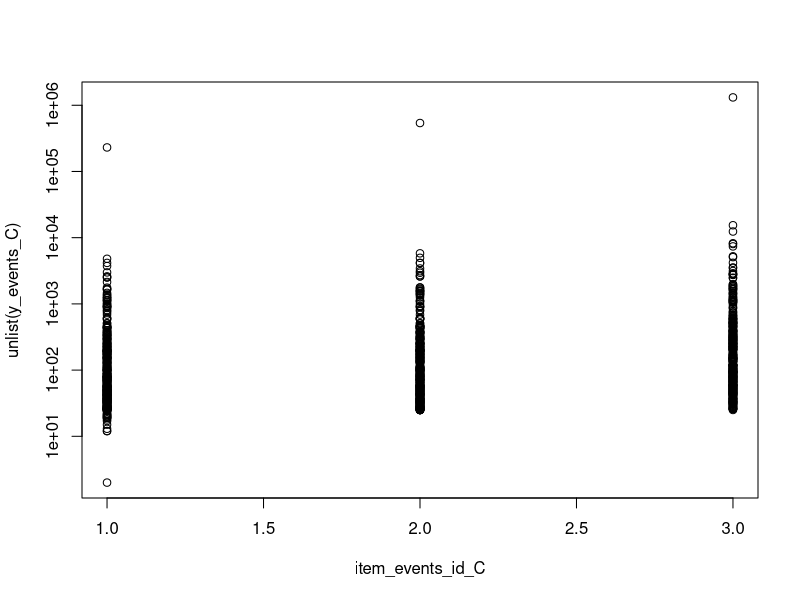

Write R code to recreate this figure. (Note: this script raises an error after producing the figure.)
###########################################
## Prepare the data for STAN model fit
## loads and merges all constituent datasets
## currently updated through 2021 data releases where available
###########################################

# use
#### Update new data

id.func <- function(id, n){
  tmp <- rep(1, n)
  if(id!=1){
    for(ii in 2:id){
      tmp <- append(tmp, rep(ii, n))
    }
  }
  tmp
}

# set time start variable
systime1 <- Sys.time()
print(Sys.time() - systime1)

# load libraries
#library(rjags); library(coda); library(foreign)
#.libPaths( c( .libPaths(), "/usr/lib64/R/library") )




#STARTYEAR <- 1945
STARTYEAR <- 1946
#STARTYEAR <- 1949
#STARTYEAR <- 1956

#----------------------------------------------------------------------------------------------------#
# load and preprocess CIRI Physint data  1981-2010
#ciri <- read.csv("LHRS-V4/data_raw/CIRI_physint_data20120401.csv", na.strings=c(-999, -66, -77))
# load and preprocess CIRI Physint data  1981-2011
ciri <- read.csv("LHRS-V4/data_raw/CIRI_physint2011.csv", na.strings=c(-999, -66, -77))
summary(ciri$YEAR)

#----------------------------------------------------------------------------------------------------#
# the CIRI data contains full country-year panels for several countries that the Correlates of War
# dataset code as single instances; therefore, the following code removes some redundant observations
# based on the duplicated numeric code from the correlates of war dataset
#----------------------------------------------------------------------------------------------------#
ciri$COW[ciri$CIRI==560] <- 345

# remove the following CIRI country-YEARs to conform with the correlates of war ccode for the inclusion of other datasets:
ciri <- subset(ciri, ciri$CIRI !=530 | ciri$YEAR>=1992) # removes Russia country-YEARs where the CIRI code=530 and where the YEAR<=1991; i.e., all other country-YEARs
ciri <- subset(ciri, ciri$CIRI !=590 | ciri$YEAR<=1991) # removes Soviet Union country-YEARs where the CIRI code=590 and where the YEAR>=1992; i.e., keeps all other country-YEARs
ciri <- subset(ciri, ciri$CIRI !=560 | ciri$YEAR>=2006) # removes Serbia country-YEARs where the CIRI code=689 and where the YEAR>=1992; i.e., keeps all other country-YEARs
ciri <- subset(ciri, ciri$CIRI !=458 | ciri$YEAR>=2006) # removes Montenagro country-YEARs where the CIRI code=689 and where the YEAR>=1992; i.e., keeps all other country-YEARs
ciri <- subset(ciri, ciri$CIRI !=689 | ciri$YEAR<=1991) # removes Yugoslavia country-YEARs where the CIRI code=689 and where the YEAR>=1992; i.e., keeps all other country-YEARs
ciri <- subset(ciri, ciri$CIRI !=563 | ciri$YEAR>=1992 & ciri$YEAR<=1999 | ciri$YEAR>=2003 & ciri$YEAR<=2005) # Serbia and Montenagro country-YEARs where the CIRI code=563 and YEAR <=1991 and YEAR >=20$
ciri <- subset(ciri, ciri$CIRI !=692 | ciri$YEAR>=2000 & ciri$YEAR<=2002) # Yugoslavia, Federal Republic country-YEARs where the CIRI code=692 and where YEAR<=1999 and YEAR>=2003

# add the following correlates of war ccodes for the inclusion of other datasets:
n <- nrow(ciri)
t <- 1
p <- 1

while(t <= n){
  if(ciri$CIRI[t]==458 && ciri$YEAR[t]>=2006)
  {ciri$COW[t] <- 341
  t <- t + 1}
  else if(ciri$CIRI[t]==560 && ciri$YEAR[t]>=2006)
  {ciri$COW[t] <-345
  t <- t + 1}
  else if(ciri$CIRI[t]==563 && ciri$YEAR[t]==2005)
  {ciri$COW[t] <-345
  t <- t + 1}
  else
    t <- t + 1
}

rm(t)
rm(p)

ciri <- subset(ciri, select=c(YEAR, CIRI, COW, DISAP, KILL, TORT, POLPRIS))
ciri <- subset(ciri, !is.na(DISAP) | !is.na(KILL) | !is.na(TORT) | !is.na(POLPRIS))


#----------------------------------------------------------------------------------------------------#
# load and preprocess PTS data
#pts <- read.csv("LHRS-V4/data_raw/PTS2010.csv")
#pts <- read.csv("LHRS-V4/data_raw/PTS2011.csv")
#pts <- subset(pts, select=c(Country, COW., Year, Amnesty, State.Dept.))
#pts <- read.csv("LHRS-V4/data_raw/PTS2013.csv")
#pts <- read.csv("LHRS-V4/data_raw/PTS2014.csv") # values thourhg 2013 (2014 report/publication year)
#pts <- subset(pts, select=c(Country, COWnum, Year, Amnesty, StateDept, HRW))
#pts <- read.csv("LHRS-V4/data_raw/PTS2015.csv") # values through 2014 (2015 report/publication year)

# Country Country_OLD Year COW_Code_A COW_Code_N WordBank_Code_A UN_Code_N Region PTS_A PTS_H PTS_S
#pts <- read.csv("LHRS-V4/data_raw/PTS2016.csv") # values through 2016 (2017 report/publication year)
#pts <- read.csv("LHRS-V4/data_raw/PTS2017.csv") # values through 2017 (2018 report/publication year)
#pts <- read.csv("LHRS-V4/data_raw/PTS2018.csv")  # values through 2018 (2019 report/publication year)
#pts <- read.csv("LHRS-V4/data_raw/PTS-2020.csv") # values through 2019 (2020 report/publication year)
#pts <- read.csv("LHRS-V4/data_raw/PTS-2021.csv") # values through 2020 (2021 report/publication year)
pts <- read.csv("LHRS-V4/data_raw/PTS-2022.csv") # values through 2021 (2022 report/publication year)
pts <- subset(pts, select=c(Country, COW_Code_N, Year, PTS_A, PTS_S, PTS_H))
head(pts)
names(pts) <- c("Country", "COW", "YEAR", "Amnesty", "State", "HRW")


pts$COW[pts$Country == "USSR"] <- 999
pts <- subset(pts, pts$COW !=365 | pts$YEAR>=1992)
pts <- subset(pts, pts$COW !=999 | pts$YEAR<=1991)
pts$COW[pts$Country == "USSR"] <- 365
pts$COW[pts$Country == "Serbia"] <- 999
pts <- subset(pts, pts$COW != 345 | pts$YEAR<=2006)
pts <- subset(pts, pts$COW != 999 | pts$YEAR>=2007)
pts$COW[pts$Country == "Serbia"] <- 345
dim(pts)
pts$COW[pts$Country == "Yugoslavia, Socialist Federal Republic of" & pts$YEAR==1991] <- 999
pts$COW[pts$Country == "Yugoslavia, Socialist Federal Republic of" & pts$YEAR==1992] <- 999
pts <- subset(pts, pts$COW != 999 )
dim(pts)


pts <- subset(pts, !is.na(Amnesty) | !is.na(State) | !is.na(HRW), select=c(-Country))
dim(pts)


# load Hathaway Torture data
# Note that 366, 367, 368, 370, 371, 373 have expanded coverage in the Hathaway dataset
hathaway <- read.csv("LHRS-V4/data_raw/Hathaway2002longData.csv")
hathaway <- subset(hathaway, select=c(ccode, year, torture))
names(hathaway) <-  c("COW", "YEAR", "hathaway")
nrow(hathaway)
hathaway <- na.omit(hathaway) # remove some NAs because of state existence issue with wide format conversion
nrow(hathaway)


# load Conrad and Moore Ill Treatment and Torture data
ITT <- read.csv("LHRS-V4/data_raw/ITT_CY.csv", na.strings=c("-999", "-888", "-777"))

ITT$cowccode[ITT$cowccode==340] <- 345
ITT$cowccode[ITT$cowccode==678] <- 679
ITT$cowccode[ITT$cowccode==665] <- 666

ITT$scale <- NA
ITT$scale[as.character(ITT$LoT) == "No Allegations"] <- 1
ITT$scale[as.character(ITT$LoT) == "Infrequent"] <- 2
ITT$scale[as.character(ITT$LoT) == "Several"] <- 3
ITT$scale[as.character(ITT$LoT) == "Routinely"] <- 4
ITT$scale[as.character(ITT$LoT) == "Widespread"] <- 5
ITT$scale[as.character(ITT$LoT) == "Systematic"] <- 6

ITT$restricted <- NA
ITT$restricted[as.character(ITT$RstrctAccess) == "No"] <- 0
ITT$restricted[as.character(ITT$RstrctAccess) == "Yes"] <- 1

ITT <- subset(ITT, select=c(year, cowccode, scale, restricted))
names(ITT) <- c("YEAR", "COW", "ITT", "ITTrestricted")


# load genocide/politicide data
# genocide <- read.csv("LHRS-V4/data_raw/Genocide_Politicide_panel2009.csv")
#genocide <- read.csv("LHRS-V4/data_raw/Genocide_Politicide_panel2010.csv")
#genocide <- subset(genocide, select=c(ccode, year, Mgenocide))
#names(genocide) <- c("COW", "YEAR", "Mgenocide")
#genocide <- read.csv("LHRS-V4/data_raw/Genocide_Politicide_panel2013.csv")
#genocide <- read.csv("LHRS-V4/data_raw/Genocide_Politicide_panel2014.csv")
#genocide <- read.csv("LHRS-V4/data_raw/Genocide_Politicide_panel2015.csv")
#genocide <- read.csv("LHRS-V4/data_raw/Genocide_Politicide_panel2017.csv")
genocide <- read.csv("LHRS-V4/data_raw/Genocide_Politicide_panel2018.csv")
genocide <- subset(genocide, select=c(ccode, year, genocide))
names(genocide) <- c("COW", "YEAR", "genocide")

# load Rummel's democide data
rummel <- read.csv("LHRS-V4/data_raw/Rummel_Politicide_panel1987.csv")
rummel <- subset(rummel, year>=STARTYEAR)
names(rummel) <- c("COW", "YEAR", "rummel")

# government killing
#killing <- read.csv("LHRS-V4/data_raw/OneSidedKilling1989_2010.csv")
#killing <- read.csv("LHRS-V4/data_raw/OneSidedKilling1989_2011.csv")
#killing <- subset(killing, select=c(ccode, YEAR))
#killing <- read.csv("LHRS-V4/data_raw/OneSidedKilling1989_2013.csv")
#killing <- read.csv("LHRS-V4/data_raw/OneSidedKilling1989_2014.csv")
#killing <- subset(killing, select=c(ccode, Year))
#names(killing) <- c("COW", "YEAR")
#killing <- read.csv("LHRS-V4/data_raw/ucdp-onesided-14-2016.csv")
## selects columns and drops non-state actors
#killing <- subset(killing, IsGovernmentActor==1, select=c(ActorId, Year, BestFatalityEstimate, LowFatalityEstimate, HighFatalityEstimate))
#killing <- read.csv("LHRS-V4/data_raw/ucdp-onesided-181-2017.csv")
#killing <- subset(killing, is_government_actor==1, select=c(gwno_a, year, best_fatality_estimate, low_fatality_estimate, high_fatality_estimate))
#names(killing) <- c("COW", "YEAR", "killing_best", "killing_low", "killing_high")

#killing <- read.csv("LHRS-V4/data_raw/ucdp-onesided-201-2019.csv")
#killing <- read.csv("LHRS-V4/data_raw/ucdp-onesided-211-2020.csv")
killing <- read.csv("LHRS-V4/data_raw/ucdp-onesided-221-2021.csv")
## selects columns and drops non-state actors
killing <- subset(killing, is_government_actor==1, select=c(gwnoa, year, best_fatality_estimate, low_fatality_estimate, high_fatality_estimate))
names(killing) <- c("COW", "YEAR", "killing_best", "killing_low", "killing_high")



# fix North Yemen to Yemen COW code
killing$COW[killing$COW==678] <- 679
#killing$killing <- 1

killing <- subset(killing, !is.na(COW))

# whpsi government execution
whpsi <- read.csv("LHRS-V4/data_raw/whpsi.csv")
whpsi$executions <- 0
whpsi$executions[whpsi$POLITICAL.EXECUTION>0] <- 1
whpsi$negative_sanctions <- 0
whpsi$negative_sanctions[whpsi$IMPOSITION.OF.POL.SANCT>0] <- 1
whpsi <- subset(whpsi, YEAR>=STARTYEAR, select=c(COW, YEAR, executions, negative_sanctions))

# Harff and Gurr Massive repression data
massive <- read.csv("LHRS-V4/data_raw/Massive_State_Repression_Panel_1988.csv")
massive <- subset(massive, year>=STARTYEAR)
names(massive) <- c("COW", "YEAR", "massive_repression")

# state led massive repression
#mass_killing <- read.csv("LHRS-V4/data_raw/mkl_ccode_2014.csv")
#mass_killing <- read.csv("LHRS-V4/data_raw/mkl_ccode_2015.csv")
mass_killing <- read.csv("LHRS-V4/data_raw/mkl_ccode_2015.csv")
mass_killing <- subset(mass_killing, year>=STARTYEAR, select=c(ccode, year, mkl.ongoing))
names(mass_killing) <- c("COW", "YEAR", "mass_killing")


## pitf <- read.csv("pitf_ccode_2015.csv")

#----------------------------------------------------------------------------------------------------#
# merge data
#----------------------------------------------------------------------------------------------------#
data <- merge(genocide, ciri, by.x=c("COW", "YEAR"), by.y=c("COW", "YEAR"), all.x=TRUE, all.y=FALSE)
nrow(data)
data <- merge(data, pts, by.x=c("COW", "YEAR"), by.y=c("COW", "YEAR"), all.x=TRUE, all.y=TRUE)
nrow(data)
data <- merge(data, hathaway, by.x=c("COW", "YEAR"), by.y=c("COW", "YEAR"), all.x=TRUE, all.y=TRUE)
nrow(data)
data <- merge(data, ITT, by.x=c("COW", "YEAR"), by.y=c("COW", "YEAR"), all.x=TRUE, all.y=TRUE)
nrow(data)
data <- merge(data, rummel, by.x=c("COW", "YEAR"), by.y=c("COW", "YEAR"), all.x=TRUE, all.y=TRUE)
nrow(data)
data <- merge(data, killing, by.x=c("COW", "YEAR"), by.y=c("COW", "YEAR"), all.x=TRUE, all.y=TRUE)
nrow(data)
data <- merge(data, whpsi, by.x=c("COW", "YEAR"), by.y=c("COW", "YEAR"), all.x=TRUE, all.y=TRUE)
nrow(data)
data <- merge(data, massive, by.x=c("COW", "YEAR"), by.y=c("COW", "YEAR"), all.x=TRUE, all.y=TRUE)
nrow(data)
data <- merge(data, mass_killing, by.x=c("COW", "YEAR"), by.y=c("COW", "YEAR"), all.x=TRUE, all.y=TRUE)
nrow(data)
# data <- merge(data, pitf, by.x=c("COW", "YEAR"), by.y=c("COW", "YEAR"), all.x=TRUE, all.y=TRUE)
# nrow(data)

data <- subset(data, select=c(YEAR, CIRI, COW, DISAP, KILL, POLPRIS, TORT, Amnesty, 
                              State, HRW, hathaway, ITT, genocide, rummel,
                              massive_repression, executions, negative_sanctions, 
                              mass_killing, killing_low, killing_best, killing_high))
# pitf_low_killing, pitf_high_killing))

nrow(data)

# join Czech and Czechoslovakia (its Czechia now!!!)
data$Amnesty[data$COW==315 & data$YEAR==1992] <- data$Amnesty[data$COW==316 & data$YEAR==1992]
data$State[data$COW==315 & data$YEAR==1992] <- data$State[data$COW==316 & data$YEAR==1992]
data <- subset(data, COW!=316 | YEAR!=1992)
data$COW[data$COW==315] <- 316
nrow(data)

data$genocide[is.na(data$genocide) & data$YEAR>=1956 & data$YEAR<=2018] <- 0
data$rummel[is.na(data$rummel) & data$YEAR>=1949 & data$YEAR<=1987] <- 0
data$massive_repression[is.na(data$massive_repression) & data$YEAR>=1945 & data$YEAR<=1988] <- 0


###### Fixing PITF and UCDP low
data$killing_low[is.na(data$killing_low) & data$YEAR>=1989 & data$YEAR<=2021] <- 0

# selec <- is.na(data$killing_low) & is.na(data$pitf_low_killing) & data$YEAR>=1995 & data$YEAR<=2015
# data$killing_low[selec] <- 0
# data$pitf_low_killing[selec] <- 0


### translate the killing_low variable to a binary variable (for earlier models)
data$killing_present[data$killing_low ==0 & data$YEAR>=1989 & data$YEAR<=2021] <- 0
data$killing_present[data$killing_low > 0 & data$YEAR>=1989 & data$YEAR<=2021] <- 1

## this dataset ends in 2015
data$mass_killing[is.na(data$mass_killing) & data$YEAR>=1945 &  data$YEAR<=2015] <- 0

## this doesn't really matter anymore because it refers back to an older version of pts 
data$genocide[data$COW==666.001] <- NA
data$rummel[data$COW==666.001] <- NA
data$killing_low[data$COW==666.001] <- NA
data$killing_best[data$COW==666.001] <- NA
data$killing_high[data$COW==666.001] <- NA
data$massive_repression[data$COW==666.001] <- NA

data$genocide[data$COW==666.002] <- NA
data$rummel[data$COW==666.002] <- NA
data$killing_low[data$COW==666.002] <- NA
data$killing_best[data$COW==666.002] <- NA
data$killing_high[data$COW==666.002] <- NA
data$massive_repression[data$COW==666.002] <- NA

data$genocide[data$COW==666.003] <- NA
data$rummel[data$COW==666.003] <- NA
data$killing_low[data$COW==666.003] <- NA
data$killing_best[data$COW==666.003] <- NA
data$killing_high[data$COW==666.003] <- NA
data$massive_repression[data$COW==666.003] <- NA

nrow(data)

#data <- na.omit(data)
# don't include !is.na(genocide) you predefined it to have full coverage but its okay now because it adds 3 values which have 2 or more items in the lag and lead year
data <- subset(data, !is.na(DISAP) | !is.na(KILL) | !is.na(TORT) | !is.na(POLPRIS) | 
                 !is.na(Amnesty) | !is.na(State) | !is.na(HRW) | !is.na(hathaway) | !is.na(ITT) | 
                 !is.na(genocide) | !is.na(rummel) | !is.na(massive_repression) | !is.na(executions) | 
                 !is.na(negative_sanctions) | !is.na(mass_killing) | !is.na(killing_low) | !is.na(killing_best) | 
                 !is.na(killing_high))
#| !is.na(pitf_low_killing) | !is.na(pitf_high_killing))
nrow(data)
n <- nrow(data)

data$COW_YEAR <- paste(data$COW, data$YEAR, sep="-")


id <- factor(data$COW_YEAR)
id <- as.numeric(id)
data$id <- id 

prev_id <- numeric(length(id))
for(ii in 1:length(id)){
  tmp.year <- data$YEAR[which(ii == id) ]
  tmp.COW <- data$COW[which(ii == id) ]
  
  if(any(((tmp.year-1) == data$YEAR) & (tmp.COW == data$COW))){
    prev_id[ii] <- id[((tmp.year-1) == data$YEAR) & (tmp.COW == data$COW)]
    
  } else {
    prev_id[ii] <- 0
  }
  
}

year <- data$YEAR - min(data$YEAR) + 1

# data$country <- as.numeric(as.factor(data$COW))
country <- as.numeric(as.factor(data$COW))

# year <- NA
# year[1] <- 1
# country <- NA
# panel <- NA
# panel.count <-1
# i <- 2
# country[1] <- 1
# j <- 1
# while(i <= nrow(data)){
#   if(data$COW[i]!=data$COW[i-1]){
#     panel[j] <- panel.count
#     panel.count <- 0
#     j <- j+1
#   }
#   country[i] <- j
#   #i <- i + 1
#   panel.count <- panel.count + 1
#   year[i] <- panel.count
#   i <- i + 1
# }
# j
# panel[j] <- panel.count

# # full model (14 items)
# y.pre <- as.matrix(data[,4:ncol(data)])
# y <- matrix(data=NA, ncol=ncol(y.pre), nrow=nrow(y.pre))
# for(i in 1:nrow(y.pre)){
#   for(j in 1:4){
#     y[i, j] <- as.numeric(y.pre[i, j]) + 1
#   }
#   for(j in 5:9){
#     y[i, j] <- as.numeric(y.pre[i, j])
#   }
#   for(j in 10:18){
#     y[i, j] <- as.numeric(y.pre[i, j])
#   }
# }
# 
# 
# head(y)

##### Split between standards and event based 
################### 


### Standards: CIRI DISAP, CIRI KILL, CIRI TORT, 
### PTS AMNESTY, PTS STATE, PTS HRW, HATHAWAY
standards <- c("DISAP","KILL", "TORT", "Amnesty", "State",
               "HRW", "hathaway")

## standards has to be separated because of the varying cutpoints
y_disap <- data$DISAP
latent_disap_id <-id[!is.na(y_disap)]
year_disap_id <- year[!is.na(y_disap)]
y_disap <- y_disap[!is.na(y_disap)]
N_disap <- length(y_disap)
table(y_disap)
y_disap <- y_disap + 1

y_kill <- data$KILL
latent_kill_id <-id[!is.na(y_kill)]
year_kill_id <- year[!is.na(y_kill)]
y_kill <- y_kill[!is.na(y_kill)]
N_kill <- length(y_kill)
table(y_kill)
y_kill <- y_kill + 1

y_tort <- data$TORT
latent_tort_id <-id[!is.na(y_tort)]
year_tort_id <- year[!is.na(y_tort)]
y_tort <- y_tort[!is.na(y_tort)]
N_tort <- length(y_tort)
table(y_tort)
y_tort <- y_tort + 1

y_amnesty <- data$Amnesty
latent_amnesty_id <-id[!is.na(y_amnesty)]
year_amnesty_id <- year[!is.na(y_amnesty)]
y_amnesty <- y_amnesty[!is.na(y_amnesty)]
N_amnesty <- length(y_amnesty)
table(y_amnesty)

y_state <- data$State
latent_state_id <-id[!is.na(y_state)]
year_state_id <- year[!is.na(y_state)]
y_state <- y_state[!is.na(y_state)]
N_state <- length(y_state)
table(y_state)

y_hrw <- data$HRW
latent_hrw_id <-id[!is.na(y_hrw)]
year_hrw_id <- year[!is.na(y_hrw)]
y_hrw <- y_hrw[!is.na(y_hrw)]
N_hrw <- length(y_hrw)
table(y_hrw)

y_hathaway <- data$hathaway
latent_hathaway_id <-id[!is.na(y_hathaway)]
year_hathaway_id <- year[!is.na(y_hathaway)]
y_hathaway <- y_hathaway[!is.na(y_hathaway)]
N_hathaway <- length(y_hathaway)
table(y_hathaway)



### Events: CIRI POLPRIS, ITT, Genocide, Rummel, 
### Massive Repression, WHIPSI Killing, 
### WHPSI Negative, Mass Killing, UCDP Killing

events <- c("POLPRIS", "ITT", "genocide", "rummel",
            "massive_repression", "executions", 
            "negative_sanctions", "mass_killing",
            "killing_low","killing_best", "killing_high")
# "pitf_low_killing", "pitf_high_killing")
y.events <- data[,colnames(data) %in% events]
n.bins.events <- apply(y.events, 2, function(x) max(x, na.rm=T) - min(x, na.rm=T) + 1)


y_events_2 <- y.events[,n.bins.events == 2]
J_events_2 <- sum(n.bins.events==2)
y_events_2 <- as.vector(y_events_2)
item_events_id_2 <- id.func(J_events_2, nrow(data))
item_events_id_2 <- item_events_id_2[!is.na(y_events_2)]
latent_events_id_2 <- rep(id, J_events_2)[!is.na(y_events_2)]
# year_events_id_2 <- rep(year, J_events_2)[!is.na(y_events_2)]
y_events_2 <- y_events_2[!is.na(y_events_2)]
N_events_2 <- length(y_events_2)
table(unlist(y_events_2), item_events_id_2)

y_events_3 <- y.events[,n.bins.events == 3]
J_events_3 <- sum(n.bins.events==3)
y_events_3 <- as.vector(y_events_3)
item_events_id_3 <- id.func(J_events_3, nrow(data))
item_events_id_3 <- item_events_id_3[!is.na(y_events_3)]
latent_events_id_3 <- rep(id, J_events_3)[!is.na(y_events_3)]
# year_events_id_3 <- rep(year, J_events_3)[!is.na(y_events_3)]
y_events_3 <- y_events_3[!is.na(y_events_3)]
N_events_3 <- length(y_events_3)
table(unlist(y_events_3), item_events_id_3)
y_events_3 <- y_events_3 + 1

y_events_6 <- y.events[,n.bins.events == 6]
J_events_6 <- sum(n.bins.events==6)
y_events_6 <- as.vector(y_events_6)
item_events_id_6 <- id.func(J_events_6, nrow(data))
item_events_id_6 <- item_events_id_6[!is.na(y_events_6)]
latent_events_id_6 <- rep(id, J_events_6)[!is.na(y_events_6)]
# year_events_id_6 <- rep(year, J_events_6)[!is.na(y_events_6)]
y_events_6 <- y_events_6[!is.na(y_events_6)]
N_events_6 <- length(y_events_6)
table(unlist(y_events_6), item_events_id_6)

y_events_C <- y.events[,n.bins.events > 10]
J_events_C <- sum(n.bins.events > 10)
y_events_C <- as.vector(y_events_C)
item_events_id_C <- id.func(J_events_C, nrow(data))
item_events_id_C <- item_events_id_C[!is.na(y_events_C)]
latent_events_id_C <- rep(id, J_events_C)[!is.na(y_events_C)]
year_events_id_C <- rep(year, J_events_C)[!is.na(y_events_C)]
country_events_id_C <- rep(country, J_events_C)[!is.na(y_events_C)]
y_events_C <- y_events_C[!is.na(y_events_C)]
N_events_C <- length(y_events_C)
plot(unlist(y_events_C)~item_events_id_C, log="y")

y_events_C_zinb <- y_events_C[item_events_id_C==1]
latent_events_id_C_zinb <- latent_events_id_C[item_events_id_C==1]
year_events_id_C_zinb <- year_events_id_C[item_events_id_C==1]
country_events_id_C_zinb <- country_events_id_C[item_events_id_C==1]
N_events_C_zinb <- length(y_events_C_zinb)

y_events_C_rest <- y_events_C[item_events_id_C!=1]
latent_events_id_C_rest <- latent_events_id_C[item_events_id_C!=1]
year_events_id_C_rest <- year_events_id_C[item_events_id_C!=1]
country_events_id_C_rest <- country_events_id_C[item_events_id_C!=1]
N_events_C_rest <- length(y_events_C_rest)
item_events_id_C_rest <- item_events_id_C[item_events_id_C!=1] - 1
J_events_C_rest <- max(item_events_id_C_rest)

y_killing_present <- data$killing_present
latent_killing_present_id <-id[!is.na(y_killing_present)]
year_killing_present_id <- year[!is.na(y_killing_present)]
y_killing_present <- y_killing_present[!is.na(y_killing_present)]
N_killing_present <- length(y_killing_present)
table(y_killing_present)


stan_data_list <- list(N=nrow(data), prev_id=prev_id,
                  N_disap=N_disap, y_disap=y_disap, latent_disap_id=latent_disap_id, year_disap_id=year_disap_id,
                  N_kill=N_kill, y_kill=y_kill, latent_kill_id=latent_kill_id, year_kill_id=year_kill_id,
                  N_tort=N_tort, y_tort=y_tort, latent_tort_id=latent_tort_id, year_tort_id=year_tort_id,
                  N_amnesty=N_amnesty, y_amnesty=y_amnesty, latent_amnesty_id=latent_amnesty_id, year_amnesty_id=year_amnesty_id,
                  N_state=N_state, y_state=y_state, latent_state_id=latent_state_id, year_state_id=year_state_id,
                  N_hrw=N_hrw, y_hrw=y_hrw, latent_hrw_id=latent_hrw_id, year_hrw_id=year_hrw_id,
                  N_hathaway=N_hathaway, y_hathaway=y_hathaway, latent_hathaway_id=latent_hathaway_id, year_hathaway_id=year_hathaway_id,
                  J_events_2=J_events_2, N_events_2=N_events_2, y_events_2=y_events_2, item_events_id_2=item_events_id_2,
                  latent_events_id_2=latent_events_id_2,
                  J_events_3=J_events_3, N_events_3=N_events_3, y_events_3=y_events_3, item_events_id_3=item_events_id_3,
                  latent_events_id_3=latent_events_id_3,
                  J_events_6=J_events_6, N_events_6=N_events_6, y_events_6=y_events_6, item_events_id_6=item_events_id_6,
                  latent_events_id_6=latent_events_id_6,
                  J_events_C=J_events_C, N_events_C=N_events_C, y_events_C=y_events_C, item_events_id_C=item_events_id_C,
                  latent_events_id_C=latent_events_id_C,
                  ### won't be used in all 
                  N_killing_present=N_killing_present, y_killing_present=y_killing_present, latent_killing_present_id=latent_killing_present_id,
                  year_N = max(year), country_N = max(country), 
                  country_events_id_C=country_events_id_C, year_events_id_C=year_events_id_C,
                  J_events_C_rest=J_events_C_rest, N_events_C_rest=N_events_C_rest, y_events_C_rest=y_events_C_rest, item_events_id_C_rest=item_events_id_C_rest,
                  latent_events_id_C_rest=latent_events_id_C_rest,
                  N_events_C_zinb=N_events_C_zinb, y_events_C_zinb=y_events_C_zinb,
                  latent_events_id_C_zinb=latent_events_id_C_zinb
)

# error
#data_processed$prev_id <- data_processed


##saveRDS
saveRDS(stan_data_list, file="LHRS-V4/data_processed/Stan_Data_Prepped_2021.RDS")
